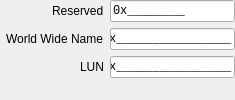
     <widget class="QWidget" name="fibre_channel_ex_tab">
      <attribute name="icon">
       <iconset theme="network-wired"/>
      </attribute>
      <attribute name="title">
       <string>Fibre Channel Ex</string>
      </attribute>
      <attribute name="toolTip">
       <string>The Fibre Channel Ex device path clarifies the definition of the Logical Unit Number field to conform with the T-10 SCSI Architecture Model 4 specification.</string>
      </attribute>
      <attribute name="whatsThis">
       <string>&lt;html&gt;&lt;head/&gt;&lt;body&gt;&lt;p&gt;The Fibre Channel Ex device path clarifies the definition of the Logical Unit Number field to conform with the T-10 SCSI Architecture Model 4 specification.&lt;/p&gt;&lt;/body&gt;&lt;/html&gt;</string>
      </attribute>
      <layout class="QFormLayout" name="fibre_channel_ex_layout">
       <property name="fieldGrowthPolicy">
        <enum>QFormLayout::FieldGrowthPolicy::ExpandingFieldsGrow</enum>
       </property>
       <property name="labelAlignment">
        <set>Qt::AlignmentFlag::AlignRight|Qt::AlignmentFlag::AlignTrailing|Qt::AlignmentFlag::AlignVCenter</set>
       </property>
       <property name="leftMargin">
        <number>6</number>
       </property>
       <property name="topMargin">
        <number>0</number>
       </property>
       <property name="rightMargin">
        <number>0</number>
       </property>
       <property name="bottomMargin">
        <number>0</number>
       </property>
       <item row="0" column="0">
        <widget class="QLabel" name="fibre_channel_ex_reserved_label">
         <property name="toolTip">
          <string>Reserved.</string>
         </property>
         <property name="statusTip">
          <string>Reserved</string>
         </property>
         <property name="whatsThis">
          <string>&lt;html&gt;&lt;head/&gt;&lt;body&gt;&lt;p&gt;Reserved.&lt;/p&gt;&lt;/body&gt;&lt;/html&gt;</string>
         </property>
         <property name="text">
          <string>Reserved</string>
         </property>
        </widget>
       </item>
       <item row="0" column="1">
        <widget class="QLineEdit" name="fibre_channel_ex_reserved">
         <property name="font">
          <font>
           <family>Monospace</family>
          </font>
         </property>
         <property name="toolTip">
          <string>Reserved.</string>
         </property>
         <property name="statusTip">
          <string>Reserved</string>
         </property>
         <property name="whatsThis">
          <string>&lt;html&gt;&lt;head/&gt;&lt;body&gt;&lt;p&gt;Reserved.&lt;/p&gt;&lt;/body&gt;&lt;/html&gt;</string>
         </property>
         <property name="inputMask">
          <string notr="true">&lt;\0\xHHHHHHHH;_</string>
         </property>
         <property name="text">
          <string notr="true">0x</string>
         </property>
        </widget>
       </item>
       <item row="1" column="0">
        <widget class="QLabel" name="fibre_channel_ex_world_wide_name_label">
         <property name="toolTip">
          <string>8 byte array containing Fibre Channel End Device Port Name (a.k.a., World Wide Name).</string>
         </property>
         <property name="statusTip">
          <string>World Wide Name</string>
         </property>
         <property name="whatsThis">
          <string>&lt;html&gt;&lt;head/&gt;&lt;body&gt;&lt;p&gt;8 byte array containing Fibre Channel End Device Port Name (a.k.a., World Wide Name).&lt;/p&gt;&lt;/body&gt;&lt;/html&gt;</string>
         </property>
         <property name="text">
          <string>World Wide Name</string>
         </property>
        </widget>
       </item>
       <item row="1" column="1">
        <widget class="QLineEdit" name="fibre_channel_ex_world_wide_name">
         <property name="font">
          <font>
           <family>Monospace</family>
          </font>
         </property>
         <property name="toolTip">
          <string>8 byte array containing Fibre Channel End Device Port Name (a.k.a., World Wide Name).</string>
         </property>
         <property name="statusTip">
          <string>World Wide Name</string>
         </property>
         <property name="whatsThis">
          <string>&lt;html&gt;&lt;head/&gt;&lt;body&gt;&lt;p&gt;8 byte array containing Fibre Channel End Device Port Name (a.k.a., World Wide Name).&lt;/p&gt;&lt;/body&gt;&lt;/html&gt;</string>
         </property>
         <property name="inputMask">
          <string notr="true">&lt;\0\xHHHHHHHHHHHHHHHH;_</string>
         </property>
         <property name="text">
          <string notr="true">0x</string>
         </property>
        </widget>
       </item>
       <item row="2" column="0">
        <widget class="QLabel" name="fibre_channel_ex_lun_label">
         <property name="toolTip">
          <string>8 byte array containing Fibre Channel Logical Unit Number.</string>
         </property>
         <property name="statusTip">
          <string>LUN</string>
         </property>
         <property name="whatsThis">
          <string>&lt;html&gt;&lt;head/&gt;&lt;body&gt;&lt;p&gt;8 byte array containing Fibre Channel Logical Unit Number.&lt;/p&gt;&lt;/body&gt;&lt;/html&gt;</string>
         </property>
         <property name="text">
          <string>LUN</string>
         </property>
        </widget>
       </item>
       <item row="2" column="1">
        <widget class="QLineEdit" name="fibre_channel_ex_lun">
         <property name="font">
          <font>
           <family>Monospace</family>
          </font>
         </property>
         <property name="toolTip">
          <string>8 byte array containing Fibre Channel Logical Unit Number.</string>
         </property>
         <property name="statusTip">
          <string>LUN</string>
         </property>
         <property name="whatsThis">
          <string>&lt;html&gt;&lt;head/&gt;&lt;body&gt;&lt;p&gt;8 byte array containing Fibre Channel Logical Unit Number.&lt;/p&gt;&lt;/body&gt;&lt;/html&gt;</string>
         </property>
         <property name="inputMask">
          <string notr="true">&lt;\0\xHHHHHHHHHHHHHHHH;_</string>
         </property>
         <property name="text">
          <string notr="true">0x</string>
         </property>
        </widget>
       </item>
      </layout>
     </widget>
